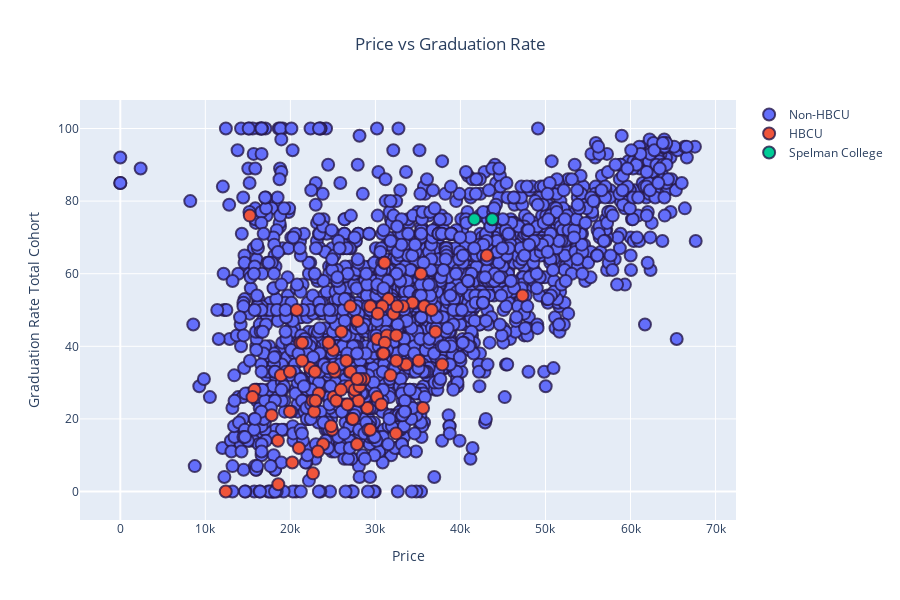

Here is the notebook cell this chart was saved with:
### Code cell
fig = go.Figure()

fig.add_trace(go.Scatter(
    x=df_2019[price][df_2019[hbcu] == "No"], y=df_2019[total][df_2019[hbcu] == 'No'], 
    mode='markers', name="Non-HBCU", hovertext=df_2019["institution_name"]
))
fig.add_trace(go.Scatter(
    x=df_2019[price][df_2019[hbcu] == "Yes"], y=df_2019[total][df_2019[hbcu] == 'Yes'], 
    mode='markers', name="HBCU", hovertext=df_2019["institution_name"]
))

fig.add_trace(go.Scatter(
    x=my_schools[price], y=my_targets[total], 
    mode='markers', name=university_x, 
    hovertext=my_schools["institution_name"]
))


fig.update_layout(
    title='Price vs Graduation Rate',
    title_x=0.5,
    xaxis={
        'title': 'Price'
    },
    yaxis={
        'title': 'Graduation Rate Total Cohort',
    },
    height=600
)

fig.update_traces(
    marker=dict(size=12, line=dict(width=2, color=colors[0]))
)

### Figure 1 — Plotly figure (JSON) as saved in the notebook; plotly's stock layout.template omitted (floating-point values rounded to 4 significant figures; data arrays with more than 128 entries replaced by an {"elided": "..."} marker saying what was removed)
{"data": [{"hovertext": {"elided": "2315 str values"}, "marker": {"line": {"color": "rgba(38, 24, 74, 0.8)", "width": 2}, "size": 12}, "mode": "markers", "name": "Non-HBCU", "type": "scatter", "x": {"elided": "2220 float values"}, "y": {"elided": "2220 int values"}}, {"hovertext": {"elided": "2315 str values"}, "marker": {"line": {"color": "rgba(38, 24, 74, 0.8)", "width": 2}, "size": 12}, "mode": "markers", "name": "HBCU", "type": "scatter", "x": [28384, 25222, 22614, 35750, 18580, 27541, 22313, 34354, 20221, 22886, 25999, 30218, 27840.0, 43116, 27070, 25085, 31525, 26588, 29048, 37061, 33279, 47300, 23850, 26961, 43741, 28004, 30806, 33626, 21157, 17797, 33222, 31367, 25407, 31105, 32464, 21392, 30812, 18883, 15786, 20748, 24903, 23346, 31073, 25034, 25021, 32136, 26721, 29395, 30283, 32416, 29378, 27050, 25946, 27246, 24783, 30194, 27884, 22800, 30692, 32550, 15225, 22945, 37856, 24486, 19950, 36618, 19950, 18540, 31784, 27584, 23232, 27348, 32463, 15545, 21008, 35606, 21376, 35352, 35098, 22657, 30941, 28140, 28670.0, 28249, 27854, 12398], "y": [30, 33, 25, 51, 2, 27, 34, 52, 8, 33, 44, 42, 13, 65, 33, 26, 53, 36, 23, 44, 35, 54, 13, 29, 75, 25, 51, 35, 41, 21, 51, 43, 25, 41, 43, 41, 38, 32, 28, 50, 17, 27, 63, 39, 34, 49, 24, 51, 49, 16, 17, 51, 28, 20, 18, 26, 47, 22, 24, 51, 76, 25, 35, 41, 33, 50, 22, 14, 32, 28, 11, 20, 36, 26, 12, 23, 36, 60, 36, 5, 38, 29, 31, 31, 31, 0]}, {"hovertext": ["Spelman College", "Spelman College"], "marker": {"line": {"color": "rgba(38, 24, 74, 0.8)", "width": 2}, "size": 12}, "mode": "markers", "name": "Spelman College", "type": "scatter", "x": [41635, 43741], "y": [75, 75]}], "layout": {"height": 600, "title": {"text": "Price vs Graduation Rate", "x": 0.5}, "xaxis": {"title": {"text": "Price"}}, "yaxis": {"title": {"text": "Graduation Rate Total Cohort"}}}}
